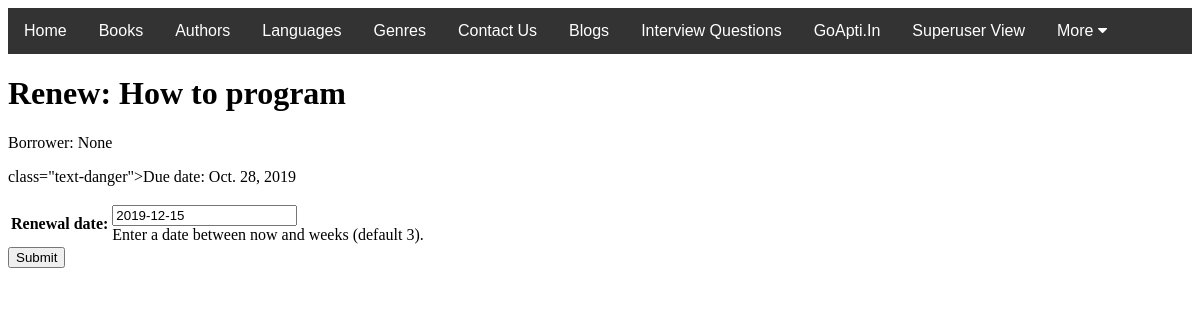
The app's page /catalog/book/e2808326-dd0d-4217-bd01-a7334f0efe4c/renew/ (signed in), older data.
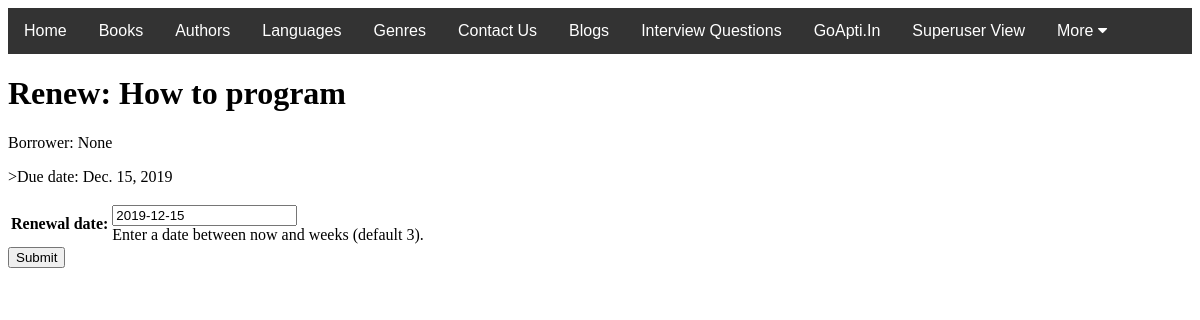
The same page, newer data.
### catalog/models.py (models this page shows, shortened)
class BookInstance(models.Model):
    id = models.UUIDField(primary_key=True, default=uuid.uuid4, help_text='Unique ID for this Book across whole Library')
    book = models.ForeignKey('Book', on_delete=models.SET_NULL, null=True)
    imprint = models.CharField(max_length=200)
    due_back = models.DateField(null=True, blank=True)
    borrower = models.ForeignKey(User, on_delete=models.SET_NULL, null= True, blank=True)
    @property
    def is_overdue(self):
        if self.due_back and date.today() > self.due_back:
            return True
        return False
    LOAN_STATUS = (
        ('m', 'Maintenance'),
        ('o', 'On Loan'),
        ('a', 'Available'),
        ('r','Reserved')
    )
    status = models.CharField(
        max_length=1,
        choices=LOAN_STATUS,
        blank=True,
        default='m',
        help_text='Book Availability',
    )
    class Meta:
        ordering = ['due_back']
        permissions = (("can_mark_returned", "Set book as returned"), )

class Book(models.Model):
    title = models.CharField(max_length=200)
    author = models.ForeignKey('Author', on_delete=models.SET_NULL, null=True)
    summary = models.TextField(max_length=1000, help_text='Enter a brief description os the book')
    isbn = models.CharField('ISBN',max_length=13,help_text='13 Character ISBN number. International Standard Book Number.')
    genre = models.ManyToManyField(Genre, help_text='Select a genre for this Boook')
    language = models.ForeignKey('Language', on_delete=models.SET_NULL, null=True)
    def display_genre(self):
        return ', '.join(genre.name for genre in self.genre.all()[:3])
    display_genre.short_description = 'Genre'

### catalog/views.py (the view)
# urls.py: path('book/<uuid:pk>/renew/', views.renew_book_librarian, name='renew-book-librarian'),
@permission_required('catalog.can_mark_returned')
def renew_book_librarian(request, pk):
    book_instance = get_object_or_404(BookInstance, pk=pk)
    if request.method == 'POST':
        form = RenewBookForm(request.POST)
        if form.is_valid():
            book_instance.due_back = form.cleaned_data['renewal_date']
            book_instance.save()
            return HttpResponseRedirect(reverse('all-borrowed') )
    else:
        proposed_renewal_date = datetime.date.today() + datetime.timedelta(weeks=3)
        form = RenewBookForm(initial={'renewal_date': proposed_renewal_date})
    context = {
        'form': form,
        'book_instance': book_instance,
    }
    return render(request, 'catalog/book_renew_librarian.html', context)

### catalog/forms.py (shortened to what this page needs)
class RenewBookForm(forms.Form):
    renewal_date = forms.DateField(help_text="Enter a date between now and weeks (default 3).")

### catalog/templates/catalog/book_renew_librarian.html (shortened to what this page needs)
{% extends "base_generic.html" %}
{% block content %}
  <h1>Renew: {{ book_instance.book.title }}</h1>
  <p>Borrower: {{ book_instance.borrower }}</p>
  <p>{% if book_instance.is_overdue %} class="text-danger"{% endif %}>Due date: {{ book_instance.due_back }}</p>
  <form action="" method="post">
    <table>
    {{ form.as_table }}
    </table>
    <input type="submit" value="Submit">
  </form>
{% endblock %}

Row changes from the older to the newer data that the page shows:
changed BookInstance "None": due_back "Oct. 28, 2019" → "Dec. 15, 2019"
Text that changed along with them:
text no longer shown: "class=\"text-danger\""
